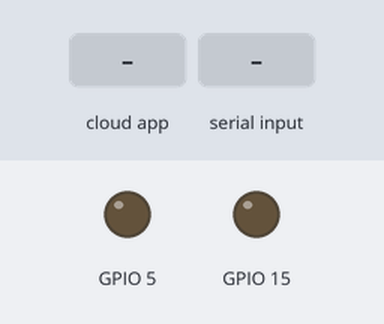
A sketch run on a simulated ESP32. On the bench: output pins drawn as LEDs (lit = HIGH). Inputs (shaded band) come from the test bench. WiFi joins after 1.5 s; servers stay silent unless stated; the local clock reads 2024-03-15 10:24:30 at power-on unless the sketch sets it; what the sketch prints to the serial monitor is not drawn.

Above: at 2.8 s.
2.9 s: the phone or cloud app sets messages to 0
At 3.05 s:
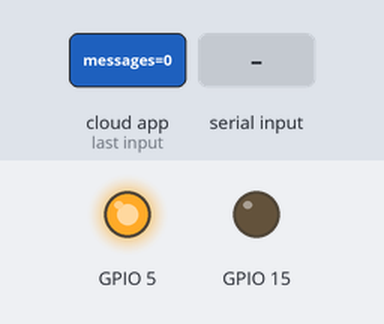
4.7 s: "1\n" received over Serial
At 5.2 s:
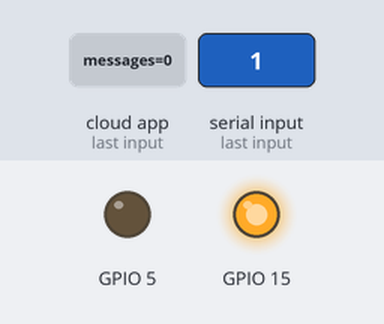
Timing chart, 0 to 7.7 s (numbered marks = the images above; inputs shaded):
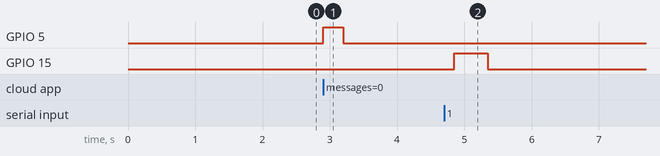

Measured:
- after the input at 2.9 s, GPIO 5: LOW → HIGH at once, → LOW 0.30 s later
- after the input at 4.7 s, GPIO 15: LOW → HIGH after 0.15 s, → LOW 0.50 s later

The sketch:

esp32_to_GASFirebaseChat.ino
```cpp
#include <WiFi.h>
#include <Firebase_ESP_Client.h>
#include "addons/TokenHelper.h"
#include "addons/RTDBHelper.h"

#define WIFI_SSID ""
#define WIFI_PASSWORD ""

#define API_KEY ""
#define DATABASE_URL ""

// BOT アカウント
#define BOT_EMAIL ""
#define BOT_PASSWORD ""

// DM の roomId
String roomId = "";

FirebaseData fbdo;
FirebaseData stream;
FirebaseAuth auth;
FirebaseConfig config;

String inputBuffer = "";

void setup() {
  Serial.begin(115200);

  WiFi.begin(WIFI_SSID, WIFI_PASSWORD);
  while (WiFi.status() != WL_CONNECTED) {
    delay(300);
    Serial.print(".");
  }
  Serial.println("\nWiFi connected");

  // ★ NTPで時刻同期（1970年問題の解決）
  configTime(9 * 3600, 0, "ntp.nict.jp", "pool.ntp.org");

  config.api_key = API_KEY;
  config.database_url = DATABASE_URL;

  auth.user.email = BOT_EMAIL;
  auth.user.password = BOT_PASSWORD;

  Firebase.begin(&config, &auth);
  Firebase.reconnectWiFi(true);

  Serial.println("ESP32 BOT Ready. Type message:");

  // ★ チャットのメッセージをリアルタイム購読開始
  String streamPath = "/rooms/" + roomId + "/messages";
  if (!Firebase.RTDB.beginStream(&stream, streamPath.c_str())) {
    Serial.println("Stream開始失敗: " + stream.errorReason());
  }
  pinMode(15,OUTPUT);
  pinMode(5,OUTPUT);
}

void loop() {
  // ★ ストリームの更新をチェック
  if (Firebase.RTDB.readStream(&stream)) {
    if (stream.streamAvailable()) {

      FirebaseJson json = stream.to<FirebaseJson>();

      FirebaseJsonData msgData, userData, uidData;

      json.get(msgData, "message");
      json.get(userData, "username");
      json.get(uidData, "uid");

      String message = msgData.stringValue;
      String username = userData.stringValue;
      String uid = uidData.stringValue;

      // BOT自身のメッセージは無視
      if (uid != auth.token.uid.c_str()) {
        Serial.println("【チャットからの返信】");
        Serial.println(username + ": " + message);
        digitalWrite(5,HIGH);
        delay(300);
        digitalWrite(5,LOW);
      }
    }
  }

  // シリアル入力 → チャット送信
  while (Serial.available()) {
    char c = Serial.read();
    if (c == '\n') {
      sendMessage(inputBuffer);
      inputBuffer = "";
    } else {
      inputBuffer += c;
    }
  }
}

void sendMessage(String text) {
  if (text.length() == 0) return;

  if (!Firebase.ready()) {
    Serial.println("Firebase not ready");
    return;
  }

  String path = "/rooms/" + roomId + "/messages/" + String(millis());

  FirebaseJson json;
  json.set("username", "ESP32-BOT");
  json.set("uid", auth.token.uid.c_str());
  json.set("timestamp/.sv", "timestamp");  // ★サーバー時刻
  json.set("type", "text");
  json.set("message", text);

  if (Firebase.RTDB.setJSON(&fbdo, path.c_str(), &json)) {
    Serial.println("送信成功: " + text);
    digitalWrite(15,HIGH);
    delay(500);
    digitalWrite(15,LOW);
  } else {
    Serial.println("送信失敗: " + fbdo.errorReason());
  }
}
```
